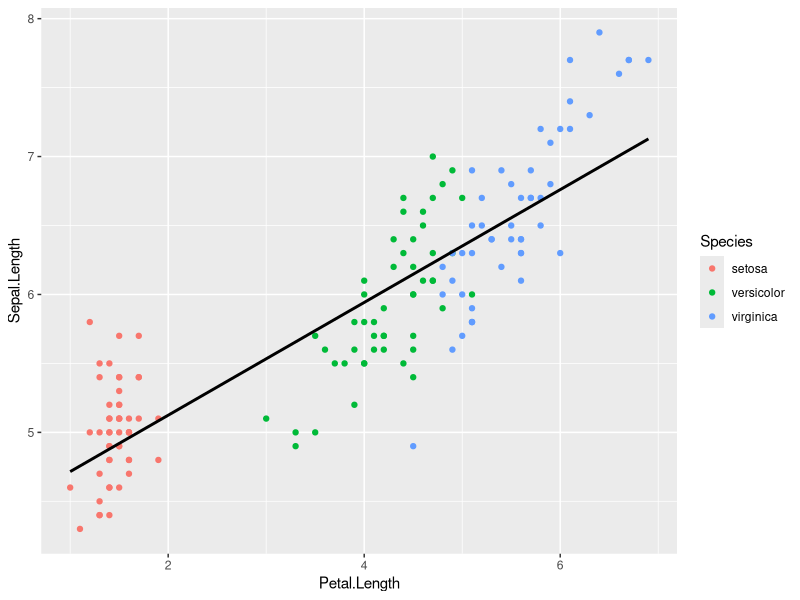
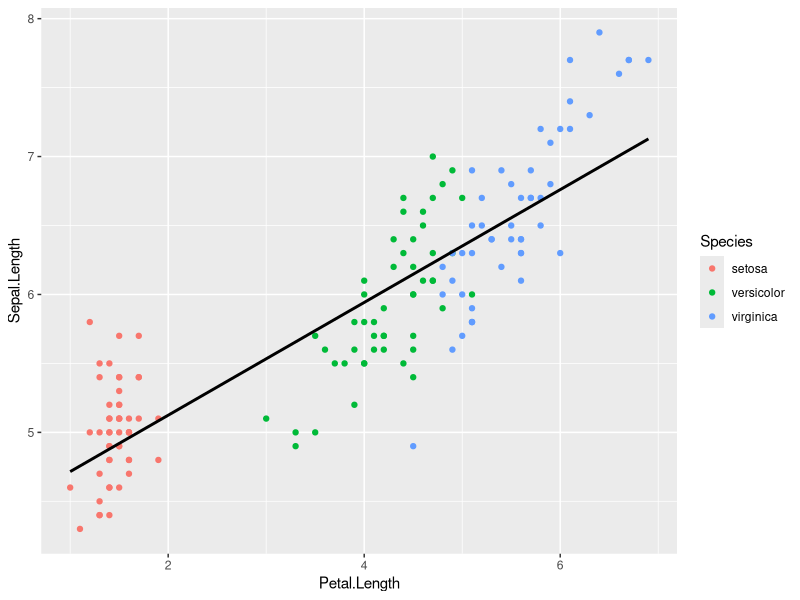
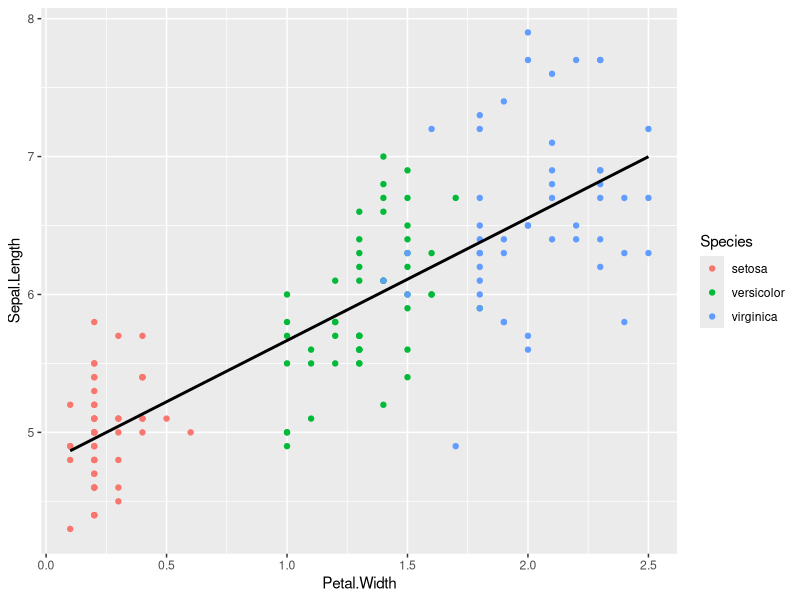

These figures' R source, in order: (Note: this script raises an error after producing the figures.)
install.packages("ggplot2")
library(ggplot2)
data(iris)
model <- lm(Sepal.Length ~ Petal.Length, data = iris)
print(summary(model))

ggplot(iris, aes(x = Petal.Length, y = Sepal.Length, color = Species)) + geom_point() + geom_smooth(method = "lm", se = FALSE, color = "black")

model <- lm(Sepal.Length ~ Petal.Length + Petal.Width, data = iris)

ggplot(iris, aes(x = Petal.Length, y = Sepal.Length, color = Species)) + geom_point() + geom_smooth(method = "lm", se = FALSE, color = "black")

ggplot(iris, aes(x = Petal.Width, y = Sepal.Length, color = Species)) + geom_point() + geom_smooth(method = "lm", se = FALSE, color = "black") 







gggplot(iris ,aes(x=peta))